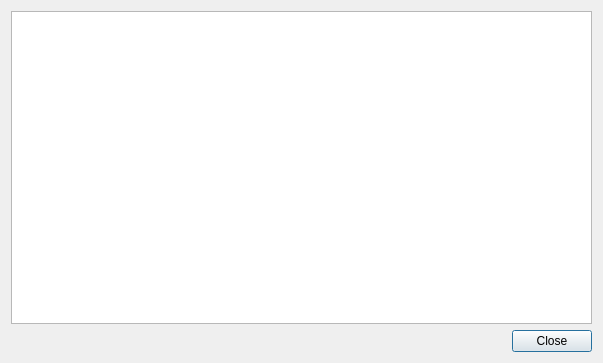
<?xml version="1.0" encoding="UTF-8"?>
<ui version="4.0">
 <class>LogBrowser</class>
 <widget class="QDialog" name="LogBrowser">
  <property name="geometry">
   <rect>
    <x>0</x>
    <y>0</y>
    <width>603</width>
    <height>363</height>
   </rect>
  </property>
  <property name="windowTitle">
   <string>Ingestion log</string>
  </property>
  <layout class="QVBoxLayout" name="verticalLayout_2">
   <item>
    <layout class="QVBoxLayout" name="verticalLayout">
     <item>
      <widget class="QTextEdit" name="textEditIngestionLog"/>
     </item>
     <item>
      <layout class="QHBoxLayout" name="horizontalLayout">
       <item>
        <spacer name="horizontalSpacer">
         <property name="orientation">
          <enum>Qt::Horizontal</enum>
         </property>
         <property name="sizeHint" stdset="0">
          <size>
           <width>40</width>
           <height>20</height>
          </size>
         </property>
        </spacer>
       </item>
       <item>
        <widget class="QPushButton" name="pushButtonClose">
         <property name="text">
          <string>Close</string>
         </property>
        </widget>
       </item>
      </layout>
     </item>
    </layout>
   </item>
  </layout>
 </widget>
 <resources/>
 <connections/>
</ui>
